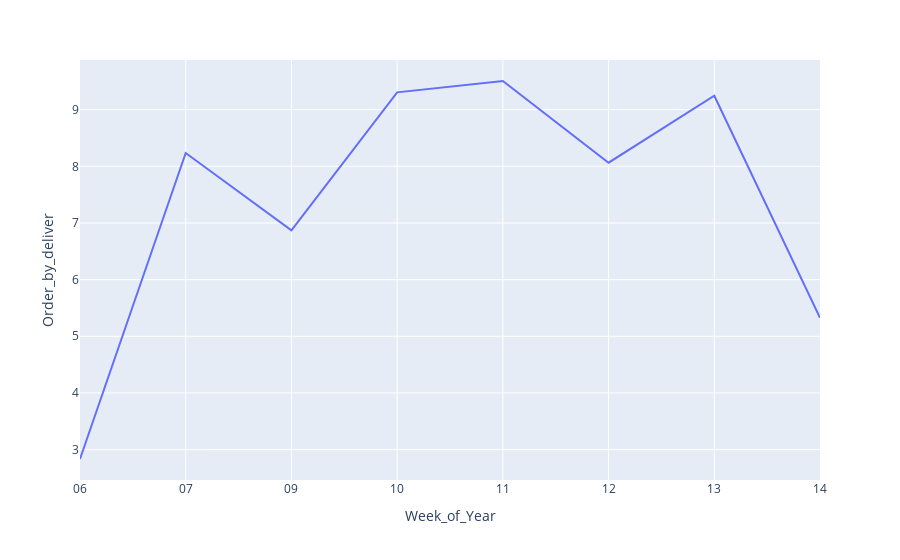

The notebook cell saved with this chart:
### Markdown cell above
**5.Quantidade de pedidos por entregador por semana**

### Code cell
# calcula a quantidade de pedidos por semana / quantidade de entregadores únicos agrupados por semana

# agrupa as entregas por semana
df_aux1 = df.loc[:, ['ID', 'Week_of_Year']].groupby('Week_of_Year').count().reset_index()

# calcula o número de entregadores únicos por semana
df_aux2 = df.loc[:, ['Delivery_person_ID', 'Week_of_Year']].groupby('Week_of_Year').nunique().reset_index()

# junta dois dataframes
df_aux = pd.merge(df_aux1, df_aux2, how='inner')

# criação da coluna com a quantidade de pedidos por semana / entregadores únicos
df_aux['Order_by_deliver'] = df_aux['ID'] / df_aux['Delivery_person_ID']

# plot
px.line(df_aux, x='Week_of_Year', y='Order_by_deliver')

### Figure 1 — Plotly figure (JSON) as saved in the notebook; plotly's stock layout.template omitted (floating-point values rounded to 4 significant figures)
{"data": [{"hovertemplate": "Week_of_Year=%{x}<br>Order_by_deliver=%{y}<extra></extra>", "legendgroup": "", "line": {"color": "#636efa", "dash": "solid"}, "marker": {"symbol": "circle"}, "mode": "lines", "name": "", "orientation": "v", "showlegend": false, "type": "scatter", "x": ["06", "07", "09", "10", "11", "12", "13", "14"], "xaxis": "x", "y": [2.834, 8.235, 6.871, 9.306, 9.506, 8.064, 9.246, 5.325], "yaxis": "y"}], "layout": {"legend": {"tracegroupgap": 0}, "margin": {"t": 60}, "xaxis": {"anchor": "y", "domain": [0, 1], "title": {"text": "Week_of_Year"}}, "yaxis": {"anchor": "x", "domain": [0, 1], "title": {"text": "Order_by_deliver"}}}}
